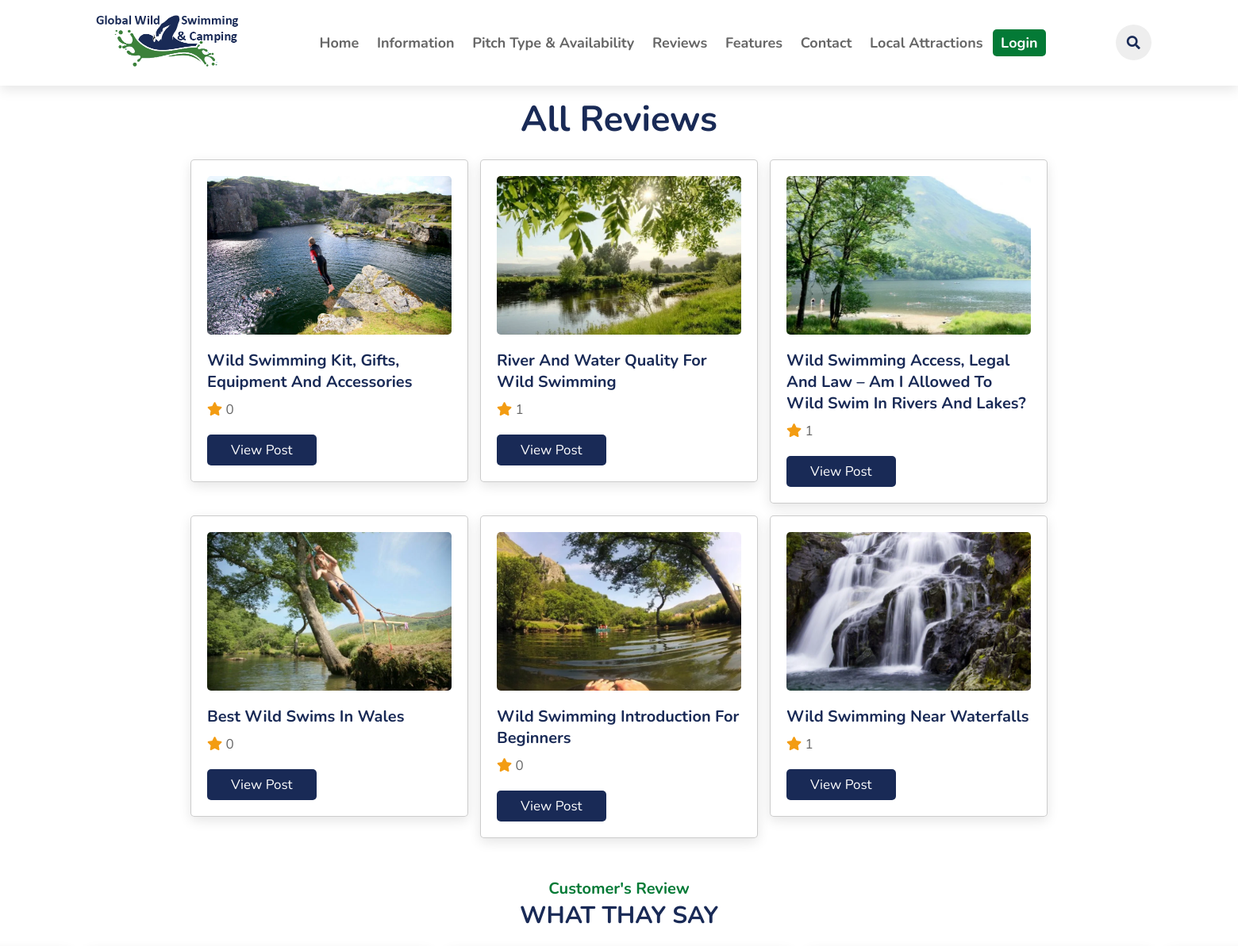
Page /review.php (upper part) on the earlier database version.
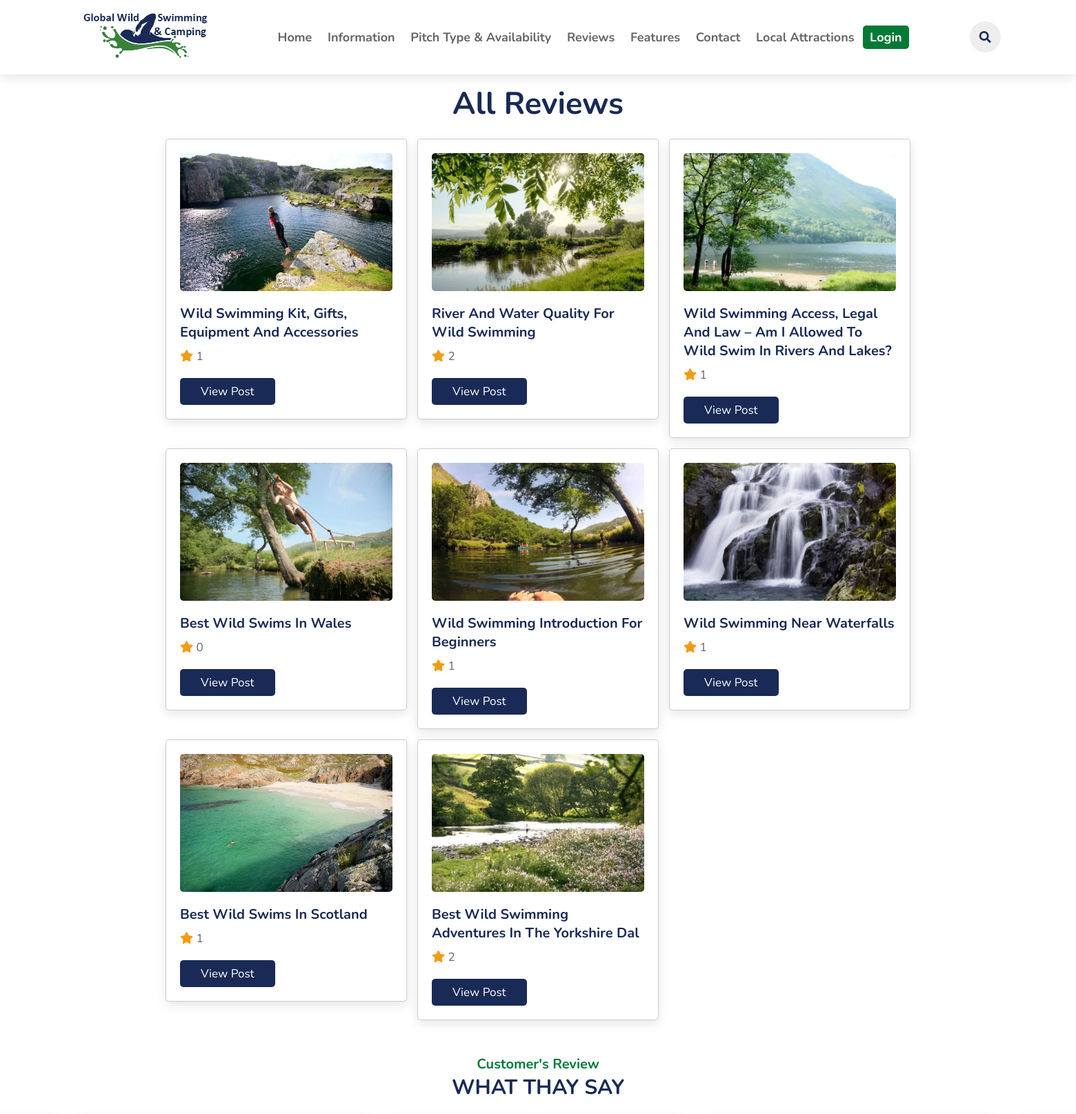
Same page on the later database version.
### tables this page shows
CREATE TABLE `posts` (
  `id` varchar(20) NOT NULL,
  `title` varchar(200) NOT NULL,
  `image` varchar(30) NOT NULL
);

### components/config.php (called while the page is built, shortened)
<?php
    if(isset($_COOKIE['user_id'])){
        $user_id = $_COOKIE['user_id'];
    }else{
        $user_id = '';
    }
?>

### review.php (the view, shortened to what this page needs)
<?php
include 'components/config.php';
?>
<!DOCTYPE html>
<html lang="en">
<head>
    <link rel="stylesheet" href="https://cdn.jsdelivr.net/npm/swiper@8/swiper-bundle.min.css" />
    <link rel="stylesheet" href="https://cdnjs.cloudflare.com/ajax/libs/font-awesome/5.15.3/css/all.min.css" />
    <link rel="stylesheet" href="css/style.css">
</head>
<body>
    <?php include 'components/header.php'; ?>
    <section>
        <div class="all-posts">
            <div class="heading">
                <h1>All Reviews</h1>
            </div>
            <div class="box-container">
                <?php
                $select_posts = $conn->prepare("SELECT * FROM `posts`");
                $select_posts->execute();
                if ($select_posts->rowCount() > 0) {
                    while ($fetch_post = $select_posts->fetch(PDO::FETCH_ASSOC)) {
                        $post_id = $fetch_post['id'];
                        $count_reviews = $conn->prepare("SELECT * FROM `reviews` WHERE post_id = ?");
                        $count_reviews->execute([$post_id]);
                        $total_reviews = $count_reviews->rowCount();
                ?>
                        <div class="box">
                            <img src="uploaded_files_posts/<?= $fetch_post['image']; ?>" alt="" class="image">
                            <h3 class="title"><?= $fetch_post['title']; ?></h3>
                            <p class="total-reviews"><i class="fas fa-star"></i> <span><?= $total_reviews; ?></span></p>
                            <a href="view_review_post.php?get_id=<?= $post_id; ?>" class="btn">view post</a>
                        </div>
                <?php
                    }
                } else {
                    echo '<p class="empty">no posts added yet!</p>';
                }
                ?>
            </div>
    </section>
    <section class="review" id="review">
        <h3 class="sub-heading">Customer's Review</h3>
        <h1 class="heading">What thay say</h1>
    </section>
</body>
</html>

### components/header.php (shortened to what this page needs)
<header>
    <a href="#" class="logo"><img src="images/logo.png" alt=""></a>
    <nav class="navbar">
        <a href="index.php">home</a>
        <a href="information.php">information</a>
        <a href="pitch.php">pitch type & availability</a>
        <a href="review.php">reviews</a>
        <a href="feature.php">features</a>
        <a href="contact.php">contact</a>
        <a href="localattractions.php">local attractions</a>
        <?php
        if ($user_id == '') {
            echo '<a class="active" href="login.php">Login</a>';
        }
        ?>
    </nav>
    <div class="icons">
        <i class="fas fa-search" id="search-icons"></i>
    </div>
</header>

### css/style.css (style rules this page uses)
:root { --green: #047a36; --black: #192a56; --red: #eb4d4b; --orange: #f39c12; --light-color: #666; --gray-color: #c9c6c6; --box-shadow: 0 .5rem 1.5rem rgba(0, 0, 0, .1); --green-gradient: rgb(6, 129, 57); --white: #fff; --border: .1rem solid rgba(0, 0, 0, .2); }
* { font-family: 'Nunito', sans-serif; margin: 0; padding: 0; box-sizing: border-box; text-decoration: none; outline: none; border: none; text-transform: capitalize; transition: all .2s linear; }
html { font-size: 62.5%; overflow-x: hidden; scroll-padding-top: 5.5rem; scroll-behavior: smooth; }
section { padding: 2rem 7%; }
.sub-heading { text-align: center; color: var(--green); font-size: 2rem; padding-top: 1rem; }
.heading { text-align: center; color: var(--black); font-size: 3rem; padding-bottom: 2rem; text-transform: uppercase; }
.btn { margin-top: 1rem; display: inline-block; font-size: 1.7rem; color: #fff; background: var(--black); border-radius: .5rem; cursor: pointer; padding: .8rem 3rem; }
header { position: fixed; top: 0; left: 0; right: 0; background: #fff; padding: 1rem 7%; display: flex; align-items: center; justify-content: space-between; z-index: 1000; box-shadow: var(--box-shadow); }
header .logo { color: var(--black); font-size: 2.5rem; font-weight: bolder; }
header .logo img { width: 200px; }
header .navbar a { font-size: 1.8rem; font-weight: bold; border-radius: .5rem; padding: .5rem 1rem; color: var(--light-color); }
header .navbar a.active, header .navbar a:hover { color: #fff; background: var(--green); }
header .icons i, header .icons a { cursor: pointer; margin-left: .5rem; height: 4.5rem; line-height: 4.5rem; width: 4.5rem; text-align: center; font-size: 1.7rem; color: var(--black); border-radius: 50%; background: #eee; }
.all-posts .box-container { display: grid; grid-template-columns: repeat(auto-fit, 35rem); gap: 1.5rem; align-items: flex-start; justify-content: center; }
.all-posts .box-container .box { background-color: var(--white); box-shadow: var(--box-shadow); border-radius: .5rem; padding: 2rem; border: var(--border); overflow-x: hidden; }
.all-posts .box-container .box .image { width: 100%; height: 20rem; border-radius: .5rem; object-fit: cover; margin-bottom: 1.5rem; }
section .all-posts { padding-top: 10rem; }
.all-posts .box-container .box .title { font-size: 2rem; color: var(--black); text-overflow: ellipsis; overflow-x: hidden; }
.all-posts .box-container .box .total-reviews { font-size: 1.7rem; padding: 1rem 0; }
.all-posts .box-container .box .total-reviews i { color: var(--orange); }
.all-posts .box-container .box .total-reviews span { color: var(--light-color); }

Differences in the rows shown:
computed for posts "Wild Swimming Kit, Gifts, Equipment And Accessories": total_reviews "0" → "1"
computed for posts "River And Water Quality For Wild Swimming": total_reviews "1" → "2"
computed for posts "Wild Swimming Introduction For Beginners": total_reviews "0" → "1"
added posts: image (picture), title "Best Wild Swims In Scotland", total_reviews "1"
added posts: image (picture), title "Best Wild Swimming Adventures In The Yorkshire Dal", total_reviews "2"
